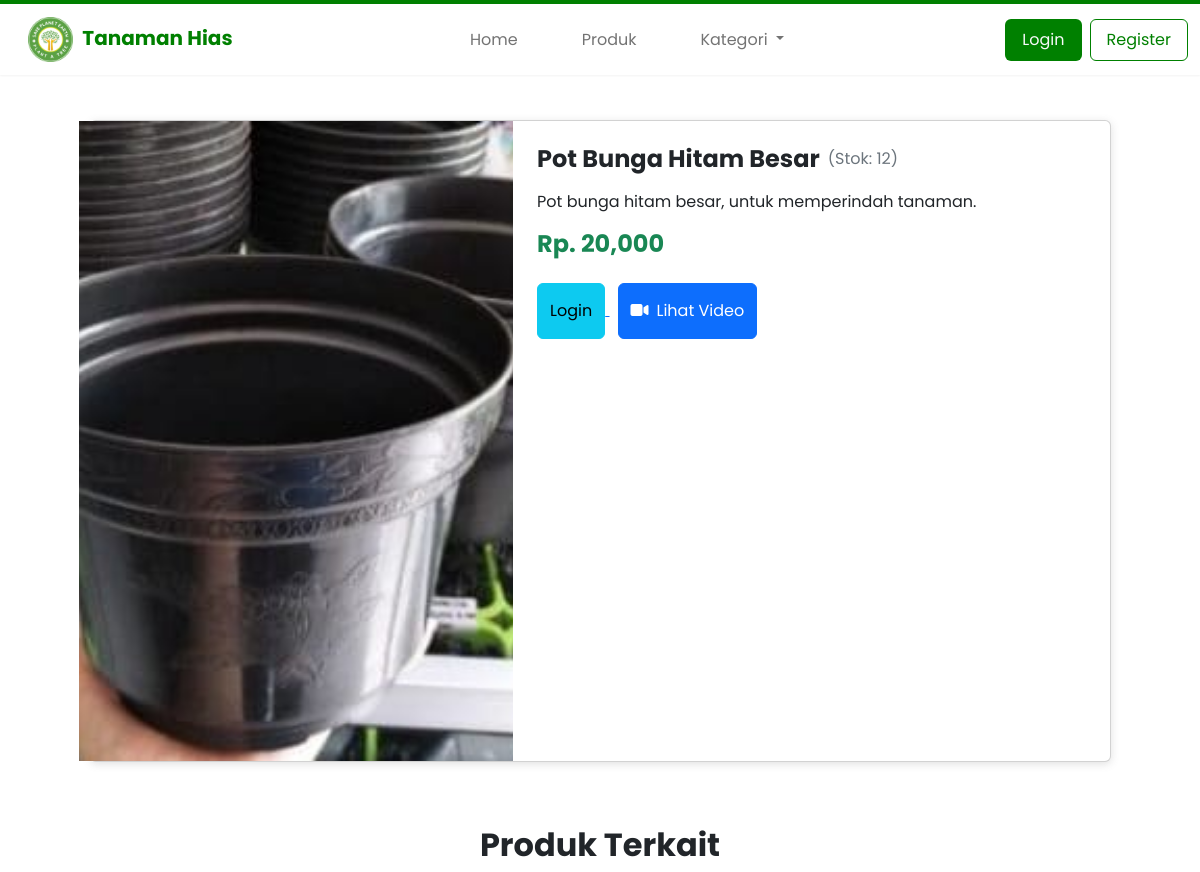
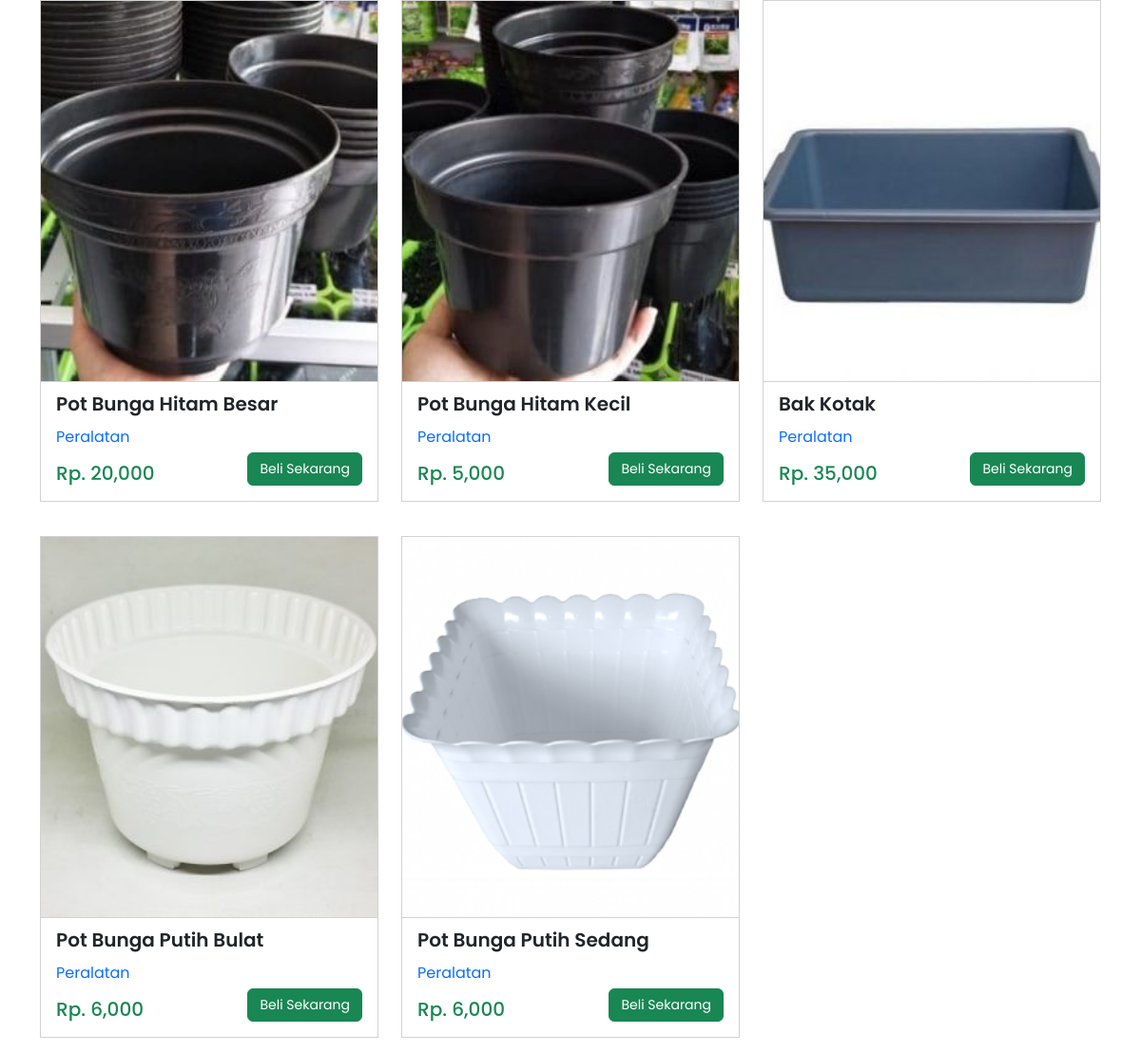
/produkdetail.php?id=28, run on the app's committed database (2 pictures, top to bottom).
### tables this page shows
CREATE TABLE `produk` (
  `idproduk` int(11) NOT NULL AUTO_INCREMENT,
  `idkategori` int(11) NOT NULL,
  `namaproduk` text NOT NULL,
  `keywordpencarian` text NOT NULL,
  `harga` varchar(255) NOT NULL,
  `berat` varchar(15) NOT NULL,
  `stok` varchar(15) NOT NULL,
  `gambar` text NOT NULL,
  `video` varchar(255) NOT NULL,
  `deskripsi` longtext NOT NULL,
  PRIMARY KEY (`idproduk`)
);

CREATE TABLE `kategori` (
  `idkategori` int(11) NOT NULL AUTO_INCREMENT,
  `judulkategori` varchar(255) NOT NULL,
  PRIMARY KEY (`idkategori`)
);

### produkdetail.php (the view, shortened to what this page needs)
<?php
include 'koneksi.php';
?>
<?php
$idproduk = $_GET["id"];
$ambil = $koneksi->query("SELECT*FROM produk WHERE idproduk='$idproduk'");
$detail = $ambil->fetch_assoc();
?>
<?php include 'header.php'; ?><br>
<section class="container-fluid">
	<div class="container">
		<div class="row justify-content-center" style="position: relative; top: 6em;">
			<div class="col-xl-11 mb-5">
				<div class="card" style=" box-shadow: rgba(99, 99, 99, 0.2) 0px 2px 8px 0px;">
					<div class="card-body p-0">
						<div class="row">
							<div class="col-xl-5 p-0 rounded" style="height: 80vh;">
								<img src="foto/<?= $detail["gambar"]; ?>" style="width: 100%; height: 100%;  object-fit: cover;" alt="">
							</div>
							<div class="col-xl-7 p-4">
								<div class="d-flex align-items-center">
									<h4 style="font-weight: bold;" class="mb-0">
										<?= $detail['namaproduk']; ?>
									</h4>
									<span class="ms-2 text-secondary">(Stok: <?= $detail['stok']; ?>)</span>
								</div>
								<p><?= $detail['deskripsi']; ?></p>
								<h4 class="text-success" style="font-weight: bold;">Rp. <?= number_format($detail['harga']); ?></h4>
								<div class="mt-4">
									<?php if (isset($_SESSION['id'])) : ?>
										<form action="" method="post">
											<label for="beli_produk" class="text-secondary">Beli Produk:</label>
											<input type="number" name="jumlah" class="form-control" placeholder="Jumlah" min="0" required id="jumlah" style="height: 8vh;">
											<div class="mt-3">
												<button class="px-5 btn btn-success" type="submit" name="checkout" style="height: 7vh;">
													<i class="fa fa-shopping-bag" aria-hidden="true"></i> Checkout
												</button>
										</form>
									<?php else : ?>
										<a href="./login.php">
											<button class="btn btn-info" type="button" style="height: 7vh;">Login</button>
										</a>
									<?php endif; ?>
									<a href="<?= $detail['video']; ?>" target="_blank">
										<button class="btn btn-primary ms-2" type="button" style="height: 7vh;"><i class="fa fa-video-camera me-2" aria-hidden="true"></i>Lihat Video</button>
									</a>
								</div>
							</div>
						</div>
					</div>
				</div>
			</div>
		</div>
	</div>
</section>
<div class="container-fluid" style="position: relative; top: 6em;">
	<div class="container">
		<div class="row">
			<h2 class="text-center mt-3" style="font-weight: bold;">Produk Terkait</h2>
		</div>
		<div class="row" style="row-gap: 20px;">
			<?php $ambil = $koneksi->query("SELECT *FROM produk LEFT JOIN kategori ON produk.idkategori=kategori.idkategori where produk.idkategori = '$detail[idkategori]' and produk.harga >= '$detail[harga]'  order by idproduk desc"); ?>
			<?php while ($hasilproduk = $ambil->fetch_assoc()) { ?>
				<div class="col-xl-4 mb-3 mt-xl-0">
					<div class="card" style="border-radius: 0;">
						<div class="card-body p-0">
							<a href="produkdetail.php?id=<?= $hasilproduk['idproduk']; ?>">
								<div class="col-xl-12" style="height: 50vh">
									<img src="foto/<?= $hasilproduk['gambar'] ?>" style="width: 100%; height: 100%; object-fit: cover" alt="">
								</div>
							</a>
						</div>
						<div class="card-footer" style="background: #fff;">
							<div class="mb-2">
								<p class="mb-0" style="font-weight: 600; font-size: 20px">
									<?= $hasilproduk['namaproduk'] ?>
								</p>
							</div>
							<span class="mb-1 d-inline-block text-primary" style="border-radius: 25px;">
								<?= $hasilproduk['judulkategori']; ?>
							</span>
							<div class="d-flex justify-content-between align-items-center">
								<h5 class="text-success mb-0">
									Rp. <?= number_format($hasilproduk['harga']) ?>
								</h5>
								<a href="produkdetail.php?id=<?= $hasilproduk['idproduk']; ?>" class="btn btn-success mb-2" style="font-size: 14px">
									Beli Sekarang
								</a>
							</div>
						</div>
					</div>
				</div>
			<?php } ?>
		</div>
	</div>
</div>
<?php
include 'footer.php';
?>

### css/public.css (style rules this page uses)
* { padding: 0; margin: 0; scroll-behavior: smooth; box-sizing: border-box; font-family: 'Poppins', sans-serif; text-decoration: none; }

### data on the page
produk: gambar (picture), namaproduk "Pot Bunga Hitam Besar", stok "12", deskripsi "Pot bunga hitam besar, untuk memperindah tanaman.", harga "20,000", idkategori.judulkategori "Peralatan"
produk: gambar (picture), namaproduk "Pot Bunga Hitam Kecil", idkategori.judulkategori "Peralatan", harga "5,000"
produk: gambar (picture), namaproduk "Bak Kotak", idkategori.judulkategori "Peralatan", harga "35,000"
produk: gambar (picture), namaproduk "Pot Bunga Putih Bulat", idkategori.judulkategori "Peralatan", harga "6,000"
produk: gambar (picture), namaproduk "Pot Bunga Putih Sedang", idkategori.judulkategori "Peralatan", harga "6,000"
